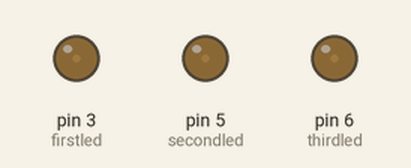
Recording of a sketch running on a simulated Arduino Uno, built with avr-gcc and run on an emulated ATmega328P. Shown: output pins drawn as LEDs (lit = HIGH).

Above: at 0.15 s.
At 6.66 s:
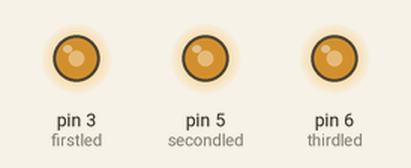
At 13.0 s:
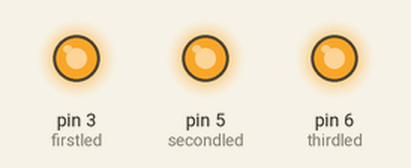
At 26.6 s:
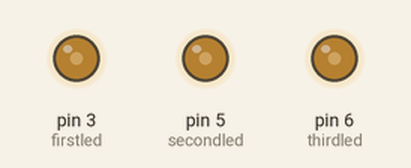
Timing chart, 0 to 26.7 s (numbered marks = the images above):
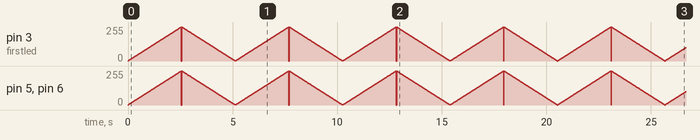

The sketch:

sketch_may06a.ino
```cpp
const int firstled = 3;
const int secondled = 5;
const int thirdled = 6;

int brightness = 0;
int increment = 1;

void setup()          //由analogWrite驱动的引脚不需要被声明为输出
{

}

void loop()
{
  if(brightness > 255)
  {
    increment = -1;   //达到255后倒数
  }
  else if(brightness <1)
  {
    increment = 1;     //回到0后正数
  }
  brightness = brightness + increment;  //递增

  //写亮度值到led
  analogWrite(firstled, brightness);
  analogWrite(secondled, brightness);
  analogWrite(thirdled, brightness);
  delay(10);
}
```
